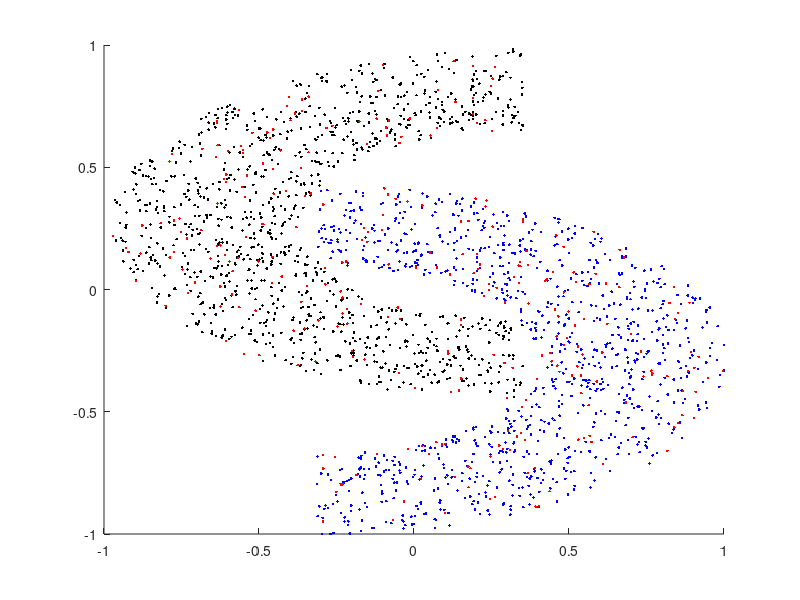

Reproduce this figure in MATLAB. (Note: this script raises an error after producing the figure.)
%SMO algorithm solve the SVM optimization question;
%build the inner kernel at first, since the optimization algorithm is the
%easiest.
%then develop to the selection method;
%-------------------20140204----------------------------------------------
%revise the stop judgement:whether the alpha parameters and related points
%meet the KKT conditions. no obvious improvement.
%17:16 try another method: C-SVM;
%at first, C=100;
%and at the same time, I need efxt;
%-------------------------------------------------------------------------

%{

上面是对这个问题的大致说明，我的方法是由计算内核（核函数）开始，逐步往上构建整个算法，由于运算涉及到多次使用核函数，因此如何简化核函数、避免重复运算，成为提升效率、优化代码的关键；

当然，在这之前，我也写下了整个程序流程图，这让我知道每一步的意义，也知道在编程的过程中，代码处于什么位置，又将向何处去。

%}


clear all;                      
close all;


%关闭图形和清除内存中各参数；

st = cputime;                   %record current time; 这个是为了统计整体计算时间；


%-------------------------------------------------
%    set the initial value;  
%-------------------------------------------------


N=300;                          %the training data set size;                       300个训练点；
NN=2000;                        %the number of validation data set;     2000个验证点；
NS=N;                           %number of SVs.                                         支持向量的数目，一开始假设所有数据点都是支持向量；


%------------------------------------------------
%produce the training set                                
%------------------------------------------------                                


    fprintf('Producing the training set...\n');
    fprintf('-----------------------------------------\n');

%运算中我们需要知道程序进行到哪一步了，这就需要在代码中嵌入这些指示性文字；



r=10;                               %半径=10；
wth=6;                           %宽度=6；
dis=-6.5;                             %距离=-6；
si=0.085;


%构建双月形状，设定半径、宽度、距离、以及核函数的方差，这个方差不是一蹴而就的，可以在第一次运算后，通过统计支持向量之间的最大距离和支持向量数目运算得出；

for i=1:N+NN;                       %at the beginning of every round, to produce the training set in random; 看了Yanbo Xue的程序，他是一次性产生3000个数据点，
                                    %然后用这三千个点中的一千个反复训练，训练50个回合；先试试他的方法；
                                    %make the rand vectors X;
    if  rand>0.5;                   %make sure the points occur in random. and half in half for each class;
        theta=pi*rand;              %set the angle;
        lenth=r+wth*(rand-0.5);     %the range;
        h(i)=lenth*cos(theta);      %the X axis;
        ve(i)=lenth*sin(theta);     %the Y axis;
        y(i)=-1;                     %the expected response; class 1;
    else
        beta=-pi*rand;
        len_2=r+wth*(rand-0.5);
        h(i)=len_2*cos(beta)+r;
        ve(i)=len_2*sin(beta)-dis;
        y(i)=1;                   %class 2;
    end
      
end



%这里是产生双月形状的代码，主要到数量是N+NN，也就是说训练集和验证集产生于同一个模型；
 
    fprintf('Normalization...\n');
    fprintf('-----------------------------------------\n');
    %the input data need to deal with;去均值和正则化？
    % and use the random data.
    %首先去掉均值；


    miu_x=mean(h);                 %取得x1的均值；
    miu_y=mean(ve);                %取得x2的均值；                
    h=h-miu_x*ones(1,NN+N);           %减去均值；相当于减去了直流分量；
    ve=ve-miu_y*ones(1,NN+N);         %减去均值；
    %正则化？高斯化？让取值落在[0,1]区间?
    

    max_h=max(abs(h));             %取得绝对值的最大值；
    max_ve=max(abs(ve));        
    h=h./max_h;                    %除以这个数；
    ve=ve./max_ve;
    tr_set=[h;ve;y];               %组合成一个训练集，响应没有变化；
    %X=[h;ve];                      %只取数据点，不取标号，但不打乱顺序，这样可以恢复出响应来；
    pos = find(y == 1);
    neg = find(y == -1);
    hold on;
    plot(tr_set(2,pos),tr_set(1,pos),'k.');
    plot(tr_set(2,neg),tr_set(1,neg),'b.');
    seq_tr_set=randperm(N + NN);         %重新洗牌；                     
    seq_tr_set = seq_tr_set(1,1:N);
    plot(tr_set(2,seq_tr_set),tr_set(1,seq_tr_set),'r.');
    hold off;
%---------------------------------------------------------------------------------------------------------------

%注意到这里，randperm的意思是打乱次序，也就是随机取点，不受产生顺序的限制；

%---------------------------------------------------------------------------------------------------------------
    mix_tr_set=tr_set(:,seq_tr_set);  %注意到从2300个点中取得300个；
    h=mix_tr_set(1,:);                %第一行是x轴数据，或x1；
    ve=mix_tr_set(2,:);              
    y=mix_tr_set(3,:);                %注意到响应是跟着数据点走的；
    %tr_set_1=[h;ve;y];       
    X=[h;ve];                    %某些时候只需要用到两列，但是响应还是随着数据点走的；
    



%以上步骤是把产生的数据归一化，这样便于处理；这样数据已经产生完毕；
    
    fprintf('Now we start the SVM by SMO algorithm ...\n');
    fprintf('-----------------------------------------\n');
    

%从这里开始，我们准备构建SMO算法；
    %------------------------------------------------------
    %set the SVM initial value;
    %------------------------------------------------------


    a=zeros(1,N);                   %the first initial value; 这就是著名的拉格朗日算子，每个数据点都有一个；
    b=0;                            %bias.                                   偏置；
    C=100;                          %the boundry;                  惩罚算子；  
    FX=zeros(1,N);                  %f(x(i)) i=1toN, since {a(i)}=0, so f(x)=0; f(x)=w'*x-b; or f(x)=SUM ai*yi*K(xi,xj)-b=0; f(xi)函数，一般有f(xi)=w'×xi-b；这里是f(xi)=sum ai*yi*K(xi,xj)-b;
    E=FX-y;                         %y: the expected response;      这是函数f（xi）与期望响应（或者叫做标号）的差异；
                                    %??E should be followed by training set;
    efxt=a./C;                      %efxt is the gap distance related parameters;                                这个是对于那些算子=C的点对应的间隔；
    
    eps=0.007;                      %threshold for stopping judgement;                                 阈值，（原目标-对偶目标）/（原目标+1）的比值对应停机条件，小于这个阈值，运算停止；
    times=0;                        %at the start, times=0;the number of                                   外循环运算多少次了；
                                    %external loops;
    presv=0;                        %at the beginning, suppose there is no                              相当于flag，表示是否找到不满足KKT条件的支持向量；
                                    %support vector found;
    Gram=eye(N,N);                 %build the gram matrix, for recording the calculation results;  

                                                   %Gram矩阵，我们不需要运算矩阵中所有的点，但是对于已经计算了的点，我们无需重复计算；注意到采用的是eye矩阵，这样对角数据全为1；

                                                   %这样有两个用意，第一，数据确实为1，第二，其他数据为0，这样可以判断这个位置是否运算过了；
                                   
                                   
    ot=0;                                      %指示是否运算数目太多，迭代时间太长了；                    
    totaltimes=0;                   %how many times of calculation operated?   一共运行多少次两算子计算了；
    in=1;                           %set the initial value of in;in start from 1;                为了区分违反KKT条件的三种算子，有三种指示，a=0；a=C；C>a>0;
    ic=1;
    i0=1;
    
while(1)                           %the first loop, when ratio<eps, loop stop;                  开始外循环，采用启发式方法选择第一个点；
%select the first point;
%--------------------------------------------------------------------------
if (times==0)                      %first selection or calculation;                                     如果算法初次运行，随意选择一个点，这里选择点1；
    i1=1;                          %select the point in random, so chose 1;  
   
else                               %if this is not the first selection:
    %----------------------------------------------------------------------
    %when other selection: 
    %1, choose the (0,C) alpha which break the KKT conditions;
    %2, then alpha=0 and alpha=C points which break the KKT conditions;
    %3, if alpha choosen is in the last of the squene, re-start from 1;
    %----------------------------------------------------------------------
    
    while (in<=N)                  %search in all (0,C)alpha;                                          以后的运算，首先考虑那些界内的、不满足KKT条件的算子；
        if (a(in)>0) && (a(in)<C)  %here, C is 100.
            if (y(in)*FX(in)>1.01)||(y(in)*FX(in)<0.99)   %meet the KKT condition or not:               这里不能用不等于1来表示违反KKT条件，而是用一个容许范围，取0.99～1.01；
                i1=in;             %if break the KKT rule, i1=i;  
                presv=1;           %we found a SV already;                                                                         如果满足，记录下当前序号，并改变flag标志；
            end
        end        
        in=in+1;                   %if we don't found the break KKT condition SV, continue...               循环进行；
        if (presv)                 %we've found SV and not exceed the NS times;                                   这里采用的是do while结构，所以采用了一个判决语句，满足条件时退出；
            break;
        end                
    end
    
    if presv==0                    %if we don't found SV which break KKT condition, or, the times_i1 out of NS times;        

                                             %如果界内的算子都满足KKT条件，考虑界上的算子（a=0或a=C）        
        in=1;                            %及时对界内算子的序号复位，这里复位为1； 
        while (ic<=N)
                                   %if the alpha on the boundry,i.e. a=0 or C;
            if a(ic)==C                 %这里首先考虑a=C的算子，因为这也是支持向量；
                if (y(ic)*FX(ic)>1.01)                        %注意到这里也采用了容许范围；
                    i1=ic;         %if break the KKT rule, i1=i;                    
                    presv=1;       %we found a SV already;                
                end
            end
            ic=ic+1;
            if (presv)
                break;
            end            
        end
    end
    
    if presv==0
        in=1;
        
        while (i0<=N)
                                   %if the alpha on the boundry,i.e. a=0 or C;
            if a(i0)==0     %现在考虑a=0的算子，这些算子是非常多的；这些就不是支持向量了；
                if (y(i0)*FX(i0)<0.99)
                    i1=i0;         %if break the KKT rule, i1=i;                    
                    presv=1;       %we found a SV already;                
                end
            end
            i0=i0+1;
            if (presv)
                break;
            end           
        end
    end
      
    
    if (presv==0)                  %if we didn't found a SV which break KKT;        
        in=1;
        ic=1;
        i0=1;
        i1=floor(rand*N)+1;      %如果所有的支持向量都满足KKT条件，那么随意选择一个算子；
    end
    
    presv=0;                       %back to the initial value;i.e.no sv found;           标志位清零；
    
end
%--------------------------------------------------------------------------       
    
  
%{
  --------------------------------------------------------
  now I have the first point, and search the second point.

第一个算子找到之后，开始第二个算子；
  --------------------------------------------------------
%}
                           
max_i=1;                 
times_2=0;                            %how many times of internal loop?
i2old=i1;                             %the initial value of i2;
while(1)                              %the important question is how to
                                      %stop the loop and this is internal
                                      %loop, too.


if (times==0)                         %at the first time, most points have                初次运算，所有的算子都要更新一下；
                                      %a(i)=0;
   if i2old<N                        %i2old from i1:N; i.e. 1:N.
        i2=i2old+1;                   %i2 from 2:N+1;
        i2old=i2;                     %remember the choice;
   end
   
else                                  %at the other loops,there should be              在之后的运算中，我们要寻找那些|E1-E2|最大的点；
                                      %some points a(i)>0;
    min_E=E(i1);                          
    max_E=E(i1);
  
    if (E(i1)>=0)
        for i=1:N
            if (a(i)>0) && (a(i)<C)
                if (E(i)<min_E)%&&(i~=i2old_x)
                    min_E=E(i);
                    i2=i; 
                    %i2old_x=i2;
                end
            end            
        end        
    else
        for i=1:N
            if (a(i)>0) && (a(i)<C)
                if (E(i)>max_E)%&&(i~=i2old_m)
                    max_E=E(i);
                    i2=i;
                    %i2old_m=i2;
                end
            end            
        end
    end
  end
%end
    times_2=times_2+1;      %totally N for times=0; 
    if times_2 == 300
        N = N;
    end
if times_2>=NS            %finish one complete loop;         
   break;
end
    totaltimes=totaltimes+1;         %total times of calculation;
    
    %---------------------------------------------------------------
    %now I have two points, start the calculation;
    %---------------------------------------------------------------

%now we get the i2, so we could start the optimization;
       
%select the second point;


%SMO optimization algorithm;            从现在开始就是SMO的运算了，每次更新两个点，然后将更新后的Fx1, Fx2上传；

%{
possible parameters;
SV(i); collect all support vectors into one group and calculate the E1&E2
using these elements;
x1,x2;
x_sv(i) and y_sv(i) compare to the SV(i); 
---------------------------------------------
maybe we don't need to collect the SV group.
we just choose the {a(i)>0}is okay,
when the algorithm stops, we could update the
SVs and give the final decision hyper plane.
---------------------------------------------
a1,a2;
a2new,a2new-unc,a2old;a1new,a1old;
y1,y2;
E1,E2;
L,H;
K11,K22,K12;
%}


%and we need the kernel function;
%{
    K(x,z)=exp(-1/(2*sigma^2)*norm(x-z)^2);
%}
%--------------------------------------------------------------------------
%
%RUN the SMO algorithm
%
%--------------------------------------------------------------------------
x1=X(:,i1);                               %这里都比较容易看懂了，只解释比较隐晦的部分；
x2=X(:,i2);
y1=y(i1);
y2=y(i2);
a1old=a(i1);
a2old=a(i2);
%when C=inf, the limits should be adjusted as below.
if(y1~=y2)
    L=max(0,a2old-a1old);
    H=min(C,C-a1old+a2old);
else
    L=max(0,a1old+a2old-C);
    H=min(C,a1old+a2old);
end


if times~=0 && L>=H                         %first time, we should let L=H=0;
    break;
end


K11=1;%K(x1,x1); for Guass kernel function;
K22=1;%K(x2,x2); ditto;
if Gram(i1,i2)~=0                         %注意到这里的选择机制，一旦Gram中的元素不等于0，就说明这两个点已经运算过，可以跳过了；
    K12=Gram(i1,i2);
else
    K12=K(x1,x2,si);
    Gram(i1,i2)=K12;    
end


%we need two loop for E1&E2 calculation;
%l, the number of support vectors; at the first, this value is 0, then grow
%slowly.
%I need the mapping between support vectors and original points. 
%set N(i)=number of the original points, that means the pointer. such as
%N(1)=30, means the first support vector is the 30th points.
%so the pointer of original points is important.
%and I want to know the verse # of the SV, i.e.O(30)=1, means the 30th
%point in the original points, is the first SV.




E1=E(i1);                        %this value got from memory;
E2=E(i2);                        %ditto;


k=K11+K22-2*K12;                 %parameter couldn't be 0 when it worked as divider.


if k==0                          %the possibility is rare.
    k=0.01;
end
%?? how about when k=0???!!!!!----------------------
%---------------------------------------------------
a2new=a2old+y2*(E1-E2)/k;                    %这就是算子的更新运算了；


if (a2new>H)
    a2new=H;
else
    if(a2new<L)
        a2new=L;
    end    
end


a1new=a1old+y1*y2*(a2old-a2new);
a1new=max(0,a1new);                               %算子a1的更新；?
%{
if abs(a2new-a2old)<(eps*(a2new+a2old-eps))          %if the difference is little, jump out of the loop;
    break;
end
%}
a(i1)=a1new;                           %now we could update the{a(i)}i=1toN
a(i2)=a2new;                           %update the {a(i)};
%now we starts update the bias;
%--------------------------------------------------------------------------
bold=b;
a1e=y1*(a1new-a1old);
a2e=y2*(a2new-a2old);
b1new=E1+a1e+a2e*K12+bold;                        %偏置的更新；
b2new=E2+a1e*K12+a2e+bold;


if a1new>0 && a1new<C                  %if a1new is in the bounds;
    b=b1new;
else
    if a2new>0 && a2new<C
        b=b2new;
    else 
        if (a1new==0||a1new==C)&&(a2new==0||a2new==C)&&(L~=H)
            b=(b1new+b2new)/2;
        end
    end
end
%**************************************************************************
%**************************************************************************
%**************************************************************************
%**************************************************************************
%**************************************************************************
%**************************************************************************
%**************************************************************************
%**************************************************************************
%**************************************************************************
%**************************************************************************
%--------------------------------------------------------------------------
%更新F(x1),F(x2);
FX1=0;
FX2=0;
for (i=1:N)
    if a(i)>0
        if Gram(i,i1)~=0;
             Ki1=Gram(i,i1);
        else
            Ki1=K(X(:,i),x1,si);
            Gram(i,i1)=Ki1;
        end
        FX1=FX1+a(i)*y(i)*Ki1;
        if Gram(i,i2)~=0;
            Ki2=Gram(i,i2);
        else
            Ki2=K(X(:,i),x2,si);
            Gram(i,i2)=Ki2;
        end
        FX2=FX2+a(i)*y(i)*Ki2;
    end
end
FX(i1)=FX1-b;                           %FX=SUM ai*yi*K(xi,xj)-b;
FX(i2)=FX2-b;
E(i1)=FX(i1)-y1;                        %store the E(i) into the E matrix;
E(i2)=FX(i2)-y2;


%N, the number of training set;


%now we calculate the stop formula and judge whether the algorithm should
%stop.
end
    %---------------------------------------------------------------
    %one internal loops complete, times++ for external loop;
    %---------------------------------------------------------------
%C=max(a)+1;
%--------------------------------------------------------------------------
% I hope that calculation could be complete less than (n-1)*(n-2)/2 times;
%--------------------------------------------------------------------------
    
    if totaltimes>100*N                                           %运算时间过长、迭代次数太多，算法自动终止；
        fprintf('how many knives?\n');
        fprintf('-----------------------------------------\n');
        break;
    end
    
times=times+1;                        %times++, i.e. outer loop ++;  

%do we need update the E(i) and FX(i)? I think so. FX(i) is neccesary, E(i)
%don't need.
%now I hesitate.


%这里开始记录所有的支持向量，并更新所有的F(xi)，i=1:N;
i=1;
l=0;
while i<=N
    if i == 300
        N = N;
    end
    if a(i)>0
        l=l+1;
        SV(l)=a(i);
        y_sv(l)=y(i);
        x_sv(:,l)=X(:,i);
        ptr(l)=i;                   %remember the pointer;
    end
    i=i+1;
end
NS=l;                               %the number of support vectors.
%{
if NS<=(N/10)
    p=0;
    for j=1:NS;
        for i=1:NS;
            d_max=norm(x_sv(:,i)-x_sv(:,j));
            if d_max>p;
                p=d_max;
            end
        end
    end
    d_max=p;
    si=d_max^2/(2*NS);
end
%}
%{
lold=1;
while (a(lold)==C)
    lold=lold+1;
end
FV=0;
for l=1:NS
    FV=FV+SV(l)*y_sv(l)*K(x_sv(:,l),x_sv(:,lold));
end
b=FV-y_sv(lold);
lold=lold+1;
if lold>NS
    lold=1;
end
%}
FX=zeros(1,N);
for i=1:N;
    for l=1:NS
        if Gram(ptr(l),i)~=0;
            Kli=Gram(ptr(l),i);
        else
            Kli=K(x_sv(:,l),X(:,i),si);
            Gram(ptr(l),i)=Kli;
        end
        FX(i)=FX(i)+SV(l)*y_sv(l)*Kli;                          
    end
end
sv_x=x_sv;                         %this vector for demostation.
x_sv=zeros(2,NS);                  %clear past data for preparation.
FX=FX-b*ones(1,N);
E=FX-y;


for i=1:N    
    efxt(i)=max(0,1-y(i)*FX(i));
end


%-------------------------------------
%Now we revise the stop criteria.这里是关于停机条件的运算；
%-------------------------------------


W=0;
AAYYK=0;
for i=1:N
    if (a(i)>0)
        for j=1:N
            if (a(j)>0)
                if Gram(i,j)~=0
                    Kij=Gram(i,j);
                else
                    Kij=K(X(:,i),X(:,j),si);
                    Gram(i,j)=Kij;
                end
                AAYYK=AAYYK+a(i)*a(j)*y(i)*y(j)*Kij;
            end
        end
    end
end


suma=sum(a);
sume=C*sum(efxt);
W=suma-0.5*AAYYK;


ratio=((suma-2*W+sume)/(suma-W+sume+1));             %比值接近于0才行的；


fprintf('Now we can see the difference between original objective and dual one...\n');
fprintf('Ratio = %f\n',ratio);


if (ratio<eps)
    break;                          %if ratio meet the stop threshold, loop
                                    %stops.
end


end                                 %this end compare to while(1);


%now the SV calculation is complete.
%and there should be some SVs occured, now I can collect the SV group, 
%check the validation data set and draw the decision hyper plane.

%运算结束后，开始记录支持向量；

i=1;
l=0;
while i<=N
    if a(i)>0
        l=l+1;
        SV(l)=a(i);
        y_sv(l)=y(i);
        x_sv(:,l)=X(:,i);   
        ptr(l)=i;
    end
    if i == 299
        N = N;
    end
    i=i+1;
end
NS=l;                               %the number of support vectors.


%now we should update the value of b.!!!!!!更新偏置；


lold=floor(rand*NS)+1;
while (a(lold)==C)
    lold=lold+1;
end
FV=0;
for l=1:NS
    if Gram(ptr(l),ptr(lold))~=0
        Kllo=Gram(ptr(l),ptr(lold));
    else
        Kllo=K(x_sv(:,l),x_sv(:,lold),si);
        Gram(ptr(l),ptr(lold))=Kllo;
    end
    FV=FV+SV(l)*y_sv(l)*Kllo;
end
b=FV-y_sv(lold);


%now I collect all support vectors and related expected response, input;


%now I can check the validation set.验证；


% this module for producing the validation set.
%------------------------------------------------------------------
    seq_tr_set=randperm(NN);         %重新洗牌；
    mix_tr_set=tr_set(:,seq_tr_set);  %注意到从3000个点中取得1000个；
    h=mix_tr_set(1,:);                %第一行是x轴数据，或x1；
    ve=mix_tr_set(2,:);              
    y=mix_tr_set(3,:);                %注意到响应是跟着数据点走的；
    tr_set=[h;ve;y];       
    X=[h;ve];                    %某些时候只需要用到两列，但是响应还是随着数据点走的；
%------------------------------------------------------------------
% and do some normlization for this set.


err=0;


for j=1:NN
    FV=0;
    for l=1:NS        
        FV=FV+SV(l)*y_sv(l)*K(X(:,j),x_sv(:,l),si);
    end
    FV=FV-b;
    if (y(j)*FV)>=1
        FV=0;
    else
        if (y(j)*FV)<0
            err=err+1;
            FV=0;
        end
    end
end


%now the validation is complete.


%start the decision curve drawing;画出决策超平面；


fprintf('Draw the judgement curve ...\n');
fprintf('------------------------------------\n');


figure;
plot(h,ve,'.');
hold on;
plot(x_sv(1,:),x_sv(2,:),'r*');


for il=1:400;    
    xl(il)=-1+il/200; 
    ul=10;
    pl=2;
    for jl=1:400;
        yl(jl)=-1+jl/200;
        Cur=[xl(il) yl(jl)]';
        oo=0;
        for l=1:NS
            oo=oo+SV(l)*y_sv(l)*K(Cur,x_sv(:,l),si);
        end          
        oo=oo-b;
        
        zl=abs(oo);
        if  zl<ul;
            ul=zl;
            pl=yl(jl);
        end
    end
    pl_l(il)=pl;
end
hold on;
plot(xl,pl_l,'r.');
fprintf('run time = %4.2f seconds\n',cputime-st); %统计时间，判断运算效率；

%{
l=0;
for i=1:N
    if y(i)*FX(i)==1
        l=l+1;
    end
end
%}




